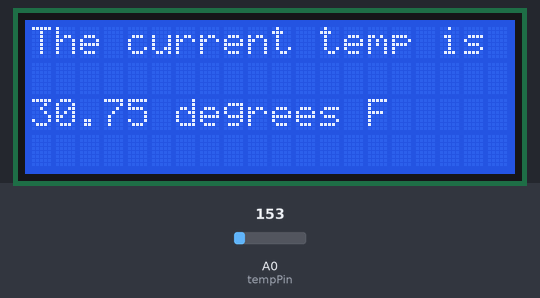
A sketch run on a simulated Arduino Uno, built with avr-gcc and run on an emulated ATmega328P. Parts: 20×4 character LCD. The test bench sets the inputs (shaded band); at power-on: A0 (tempPin) = 153.

Above: at 1.2 s.
1.3 s: A0 (tempPin) set to 125
At 1.7 s:
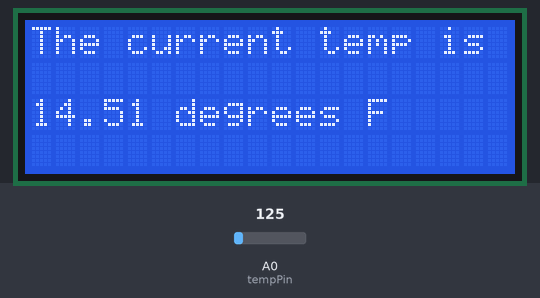
2.8 s: A0 (tempPin) set to 106
At 4.0 s:
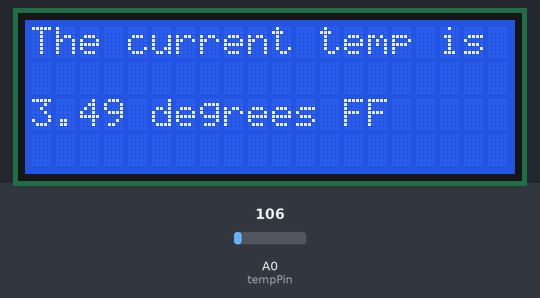
4.3 s: A0 (tempPin) set to 114
At 5.2 s:
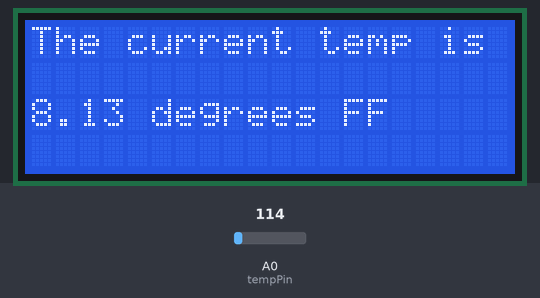
Timing chart, 0 to 7.3 s (numbered marks = the images above; inputs shaded):
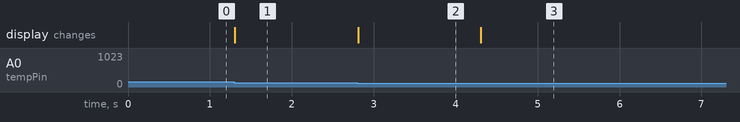

Measured:
- the behaviour switches between 118 and 117 on A0 (tempPin) (found by bisection; images 1 and 2)
- after the input at 1.3 s, the display: changes at once (image 1)
- after the input at 2.8 s, the display: changes at once (image 2)
- after the input at 4.3 s, the display: changes at once (image 3)

The sketch:

sketch_temp_controller.ino
```cpp
//
//Date: 8/14/15
//Version: 1.0
//
//Comments:
//This sketch reads an analog temperature sensor and writes the temperature in F to the LCD display.
//
// LCD Pinout Connection:
// RS Pin: Connect to digital input 2.
// Enable Pin: Connect to digital input 3.
// D4 Pin: Connect to digital input pin 4.
// D5 Pin: Connect to digital input pin 5.
// D6 Pin: Connect to digital input pin 6.
// D7 Pin: Connect to digital input pin 7.
// R/W Pin: Connect to Ground so in write mode which is logic low "0".
// Vo Pin: Connect to the 10K pot that is connected between power and ground.
//
// Analog Temperature Sensor Connection:
// Vout Pin: Connect to analog input 0.
//

// Arduino LCD Display Library
#include <LiquidCrystal.h>

// Call the library with the right pin configuration
// In this sketch we are using: lcd(RS,EN,D4,D5,D6,D7) in 4 bit mode
LiquidCrystal lcd(2,3,4,5,6,7);

// The AREF pin is tied to the 3.3V output pin to be used as an external reference for the ADC
#define aref_ext_voltage 3.3

// Assign Arduino analog input pin to be connected to temp sensor
int tempPin = 0;

// Assign a variable to hold the temperature sensor reading
int tempVal;        // the analog reading from the sensor

// The setup runs once when you press reset or power on the board
void setup() {
  // Setup the LCD display column and row
  // We are using a 20x4 display in this example
  lcd.begin(20, 4);

  // Need to tell Arduino that we are using an external voltage reference for ADC
  // Always have to set this first before calling analogRead() or else you could short out your board
  analogReference(EXTERNAL);
  // Allow voltage on ADC to settle out before reading
  analogRead(0);

}

void loop() {

  // Read the temperature sensor and store the value
  tempVal = analogRead(tempPin);

  // Convert the digitized number 0-1023 from the ADC into a voltage based on the reference voltage
  // For an external reference voltage of 3.3V => (ADC value) * (3.3V/1024)
  float voltageConvert = tempVal * aref_ext_voltage;
  voltageConvert /= 1024.0;

  // Convert the voltage into temperature using the linear graph data from the TMP36 datasheet
  // TMP36 has 500mV offset and 10mV/C degree scale
  // Temp in C = (Voltage - 500mV)/10
  // Voltage is in Volts so multiply by 100 instead of divide by 10 to get correct result (1000mV=1V)
  float tempC = (voltageConvert - 0.5) * 100 ;

  // Convert C to F
  float tempF = (tempC * 9.0 / 5.0) + 32.0;

  // Print a message to the LCD.
  lcd.setCursor(0, 0);  // set the start of the message to be first column first row
  lcd.print("The current temp is ");
  lcd.print(tempF);
  lcd.print(" degrees F");

}
```
